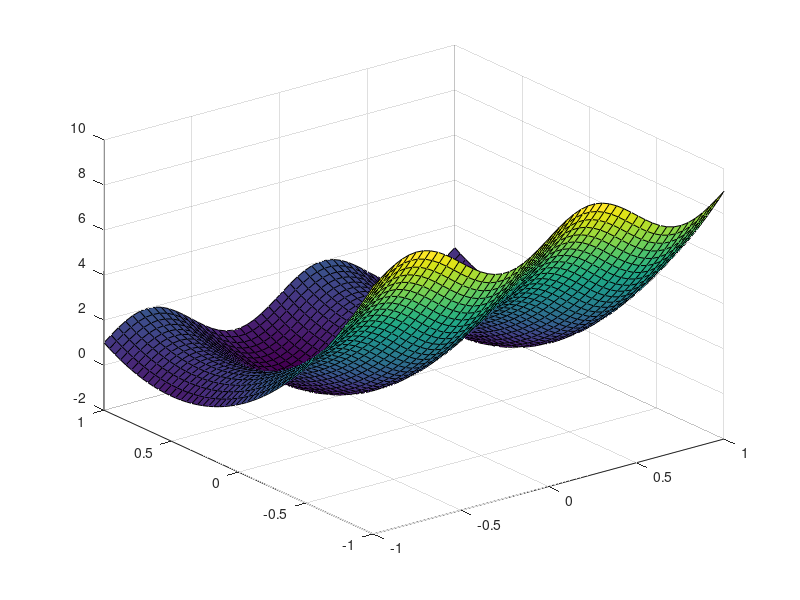

Reproduce this figure in MATLAB. (Note: this script raises an error after producing the figure.)
addpath('../../HBF1');
addpath('../../HBF1/model_functions');
addpath('../../HBF1/update_rules_GD/Stochastic_gracient_descent');
addpath('../../HBF1/derivatives_c');
addpath('../../HBF1/derivatives_t');
addpath('../../../common/squared_error_risk');
addpath('../../../common/visualize_centers')
addpath('../../../common/cross_validation/standard_train_cv_test_validation')
addpath('../../../common')
addpath('../../../common/MNIST')
addpath('../../../common/kernel_functions')
addpath('../../../RBF_multivariant_regression/RBF');
addpath('../../../common/data_generation/synthetic_data_2D')
%% create data from range
start_val = -1;
end_val = 1;
sqrtN = 50; %N = sqrtN*sqrtN
N = sqrtN*sqrtN;
fprintf('N = %d\n',N);
x_range = linspace(start_val, end_val, sqrtN);
y_range = linspace(start_val, end_val, sqrtN);
%% make meshgrid
[X,Y] = meshgrid(x_range, y_range);
Z = sin(2*pi*X) + 4*(Y - 0.5).^2; %% h_add
surf(X,Y,Z);
%% create data set for training alg 
[ X_data,Y_data] = make_data_from_meshgrid( X,Y,Z );
%% predict
eta_c = 0.01;
eta_t = 0.01;
lambda = 0;
gau_precision = 0.5;
D_out = 1;
visualize = 0;
iterations = 10*N;
center = 2500;
K = center;
c_init = normc(rand(K,D_out)); % (N x D)
t_init = datasample(X_data', K, 'Replace', false)'; % (D x N)
mdl_params = HBF1_parameters(c_init,t_init,gau_precision,lambda);
[mdl_params, ~, ~] = learn_HBF1_SGD( X_data, Y_data', mdl_params, iterations,visualize, X_data,Y_data, eta_c,eta_t);
mdl_current = HBF1( mdl_params );
F_data = mdl_current.predict_data_set(X_data)';
size(F_data);
%% make the data back to mesh from training data
[Xp,Yp,Zp] = make_meshgrid_data_from_training_data( X_data,F_data );
figure
surf(Xp,Yp,Zp);